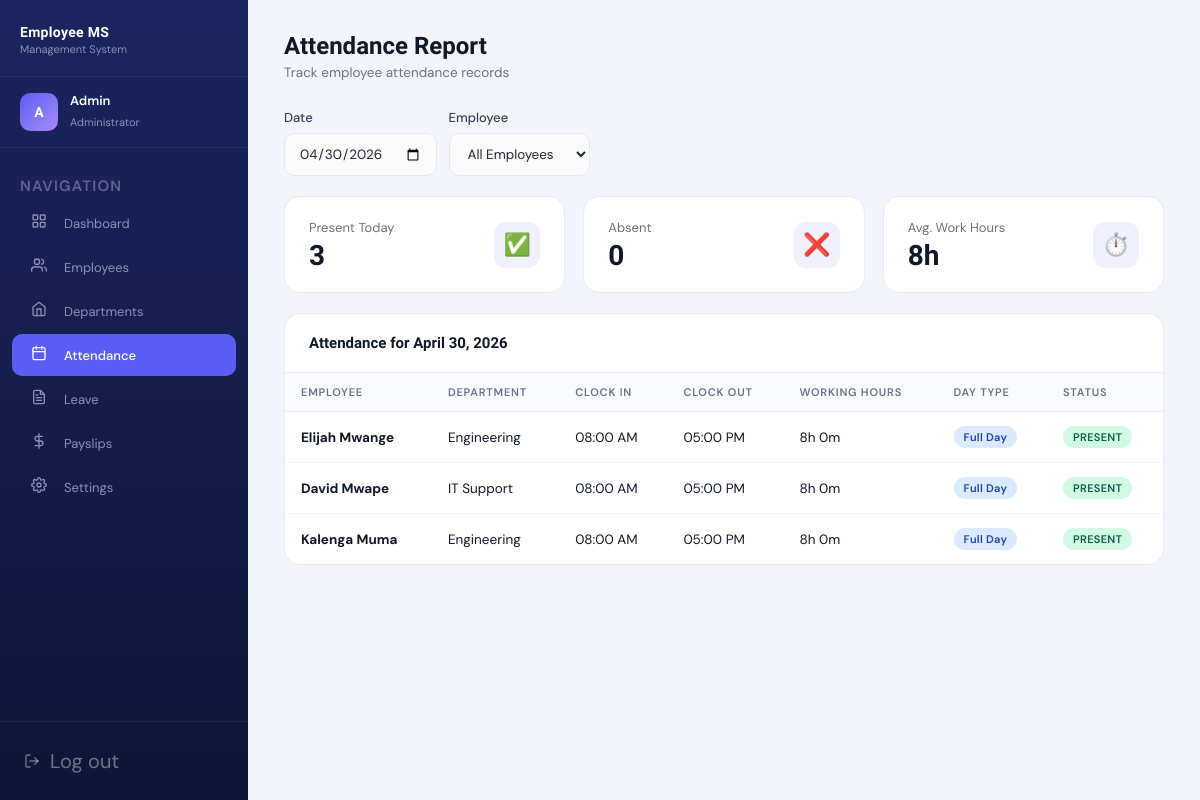
Page /admin/attendance.php?date=2026-04-30 (signed in) on the committed database.
### tables this page shows
CREATE TABLE IF NOT EXISTS attendance (
    attendance_id  INT           PRIMARY KEY AUTO_INCREMENT,
    employee_id    INT           NOT NULL,
    date           DATE          NOT NULL,
    clock_in_time  TIME          NULL,
    clock_out_time TIME          NULL,
    total_hours    DECIMAL(4,2)  DEFAULT 0.00,
    daily_pay      DECIMAL(10,2) DEFAULT 0.00,
    UNIQUE KEY uq_attendance (employee_id, date),
    FOREIGN KEY (employee_id) REFERENCES employees(employee_id) ON DELETE CASCADE
);

CREATE TABLE IF NOT EXISTS employees (
    employee_id          INT            PRIMARY KEY AUTO_INCREMENT,
    user_id              INT            UNIQUE NOT NULL,
    full_name            VARCHAR(100)   NOT NULL,
    department_id        INT            NOT NULL,
    position             VARCHAR(100)   NOT NULL,
    basic_salary         DECIMAL(10,2)  NOT NULL,
    joining_date         DATE           NOT NULL,
    annual_leave_balance DECIMAL(5,1)   DEFAULT 12.0,
    bio                  TEXT           NULL,
    is_active            TINYINT(1)     DEFAULT 1,
    FOREIGN KEY (user_id)        REFERENCES users(user_id)             ON DELETE CASCADE,
    FOREIGN KEY (department_id)  REFERENCES departments(department_id)
);

CREATE TABLE IF NOT EXISTS departments (
    department_id   INT          PRIMARY KEY AUTO_INCREMENT,
    department_name VARCHAR(100) UNIQUE NOT NULL
);

### database/config.php (called while the page is built, shortened)
<?php
function sanitize($conn, $data) {
    return $conn->real_escape_string(trim(strip_tags($data)));
}
?>

### admin/attendance.php (the view, shortened to what this page needs)
<?php
require_once '../database/config.php';
$date_filter = sanitize($conn, $_GET['date'] ?? date('Y-m-d'));
$sql = "SELECT a.*, e.full_name, d.department_name
        FROM attendance a
        JOIN employees e ON a.employee_id = e.employee_id
        JOIN departments d ON e.department_id = d.department_id
        WHERE a.date = '$date_filter'";
$sql .= " ORDER BY a.clock_in_time";
$records = $conn->query($sql)->fetch_all(MYSQLI_ASSOC);
$present = count($records);
$total_emp = $conn->query("SELECT COUNT(*) as c FROM employees WHERE is_active=1")->fetch_assoc()['c'];
$avg_hours = $present > 0 ? round(array_sum(array_column($records, 'total_hours')) / $present, 1) : 0;
?>
<!DOCTYPE html>
<html lang="en">
<head>
    <link rel="stylesheet" href="../assets/css/dashboard.css">
</head>
<body>
<div class="app-layout">
    <?php include 'sidebar.php'; ?>
    <div class="main-content">
        <div class="page-header">
            <h1>Attendance Report</h1>
            <p>Track employee attendance records</p>
        </div>
        <div class="page-body">
            <div style="display:flex;gap:12px;align-items:flex-end;margin-bottom:20px;flex-wrap:wrap;">
                <div class="form-group" style="margin:0;">
                    <label>Date</label>
                    <input type="date" id="dateFilter" class="form-control" value="<?= $date_filter ?>" onchange="applyFilter()">
                </div>
                <div class="form-group" style="margin:0;">
                    <label>Employee</label>
                    <select id="empFilter" class="form-control" onchange="applyFilter()">
                        <option value="0">All Employees</option>
                    </select>
                </div>
            </div>
            <div class="stats-grid" style="margin-bottom:20px;">
                <div class="stat-card">
                    <div class="stat-info"><div class="stat-label">Present Today</div><div class="stat-value"><?= $present ?></div></div>
                    <div class="stat-icon">✅</div>
                </div>
                <div class="stat-card">
                    <div class="stat-info"><div class="stat-label">Absent</div><div class="stat-value"><?= $total_emp - $present ?></div></div>
                    <div class="stat-icon">❌</div>
                </div>
                <div class="stat-card">
                    <div class="stat-info"><div class="stat-label">Avg. Work Hours</div><div class="stat-value"><?= $avg_hours ?>h</div></div>
                    <div class="stat-icon">⏱️</div>
                </div>
            </div>
            <div class="card">
                <div class="card-header">
                    <h3>Attendance for <?= date('F j, Y', strtotime($date_filter)) ?></h3>
                </div>
                <table>
                    <thead>
                        <tr>
                            <th>Employee</th>
                            <th>Department</th>
                            <th>Clock In</th>
                            <th>Clock Out</th>
                            <th>Working Hours</th>
                            <th>Day Type</th>
                            <th>Status</th>
                        </tr>
                    </thead>
                    <tbody>
                    <?php if (empty($records)): ?>
                        <tr><td colspan="7"><div class="empty-state"><div class="empty-icon">📭</div><p>No attendance records for this date.</p></div></td></tr>
                    <?php else: foreach ($records as $r):
                        $hours = $r['total_hours'];
                        $day_type = $hours >= 7 ? 'Full Day' : ($hours >= 4 ? 'Half Day' : 'Short');
                    ?>
                        <tr>
                            <td><strong><?= htmlspecialchars($r['full_name']) ?></strong></td>
                            <td><?= htmlspecialchars($r['department_name']) ?></td>
                            <td><?= $r['clock_in_time'] ? date('h:i A', strtotime($r['clock_in_time'])) : '—' ?></td>
                            <td><?= $r['clock_out_time'] ? date('h:i A', strtotime($r['clock_out_time'])) : '—' ?></td>
                            <td><?= $r['clock_in_time'] ? floor($hours).'h '.round(($hours-floor($hours))*60).'m' : '—' ?></td>
                            <td><span class="badge badge-info"><?= $day_type ?></span></td>
                            <td><span class="badge badge-success">PRESENT</span></td>
                        </tr>
                    <?php endforeach; endif; ?>
                    </tbody>
                </table>
            </div>
        </div>
    </div>
</div>
</body>
</html>

### assets/css/dashboard.css (style rules this page uses)
*, *::before, *::after { box-sizing: border-box; margin: 0; padding: 0; }
:root { --navy: #0f1535; --navy-mid: #1a2560; --accent: #5b5ef4; --accent-light: #7b7ef7; --sidebar-width: 248px; --text-white: #ffffff; --text-muted: #8892b8; --body-bg: #f4f5fb; --card-bg: #ffffff; --border: #e8eaf6; --success: #10b981; --warning: #f59e0b; --danger: #ef4444; --info: #3b82f6; --text-dark: #111827; --text-gray: #6b7280; }
html, body { height: 100%; font-family: 'DM Sans', sans-serif; background: var(--body-bg); color: var(--text-dark); }
.app-layout { display: flex; height: 100vh; overflow: hidden; }
.main-content { margin-left: var(--sidebar-width); flex: 1; overflow-y: auto; height: 100vh; }
.page-header { padding: 32px 36px 0; }
.page-header h1 { font-family: 'Sora', sans-serif; font-size: 24px; font-weight: 700; color: var(--text-dark); margin-bottom: 4px; }
.page-header p { font-size: 13.5px; color: var(--text-gray); margin-bottom: 28px; }
.page-body { padding: 0 36px 36px; }
.stats-grid { display: grid; grid-template-columns: repeat(auto-fit, minmax(200px, 1fr)); gap: 18px; margin-bottom: 28px; }
.stat-card { background: var(--card-bg); border: 1px solid var(--border); border-radius: 16px; padding: 22px 24px; display: flex; align-items: center; justify-content: space-between; transition: box-shadow 0.2s; }
.stat-info .stat-label { font-size: 13px; color: var(--text-gray); margin-bottom: 6px; }
.stat-info .stat-value { font-family: 'Sora', sans-serif; font-size: 28px; font-weight: 700; color: var(--text-dark); line-height: 1; }
.stat-icon { width: 46px; height: 46px; border-radius: 12px; display: flex; align-items: center; justify-content: center; font-size: 22px; background: #f0f0ff; }
.card { background: var(--card-bg); border: 1px solid var(--border); border-radius: 16px; overflow: hidden; margin-bottom: 20px; }
.card-header { padding: 20px 24px; border-bottom: 1px solid var(--border); display: flex; align-items: center; justify-content: space-between; }
.card-header h3 { font-family: 'Sora', sans-serif; font-size: 15px; font-weight: 600; color: var(--text-dark); }
table { width: 100%; border-collapse: collapse; }
thead th { text-align: left; font-size: 11px; font-weight: 600; color: var(--text-gray); text-transform: uppercase; letter-spacing: 0.8px; padding: 12px 16px; border-bottom: 1px solid var(--border); background: #fafbff; }
tbody td { padding: 14px 16px; font-size: 13.5px; color: var(--text-dark); border-bottom: 1px solid #f3f4f6; }
tbody tr:last-child td { border-bottom: none; }
.badge { display: inline-flex; align-items: center; padding: 4px 10px; border-radius: 20px; font-size: 11px; font-weight: 600; letter-spacing: 0.3px; }
.badge-success { background: #d1fae5; color: #065f46; }
.badge-info { background: #dbeafe; color: #1e40af; }
.form-group { margin-bottom: 18px; }
.form-group label { display: block; font-size: 13px; font-weight: 500; color: #374151; margin-bottom: 7px; }
.form-control { width: 100%; padding: 11px 14px; border: 1.5px solid #e5e7eb; border-radius: 10px; font-size: 13.5px; font-family: 'DM Sans', sans-serif; color: #1f2937; background: #fafafa; outline: none; transition: border-color 0.2s, box-shadow 0.2s; }
select.form-control { cursor: pointer; }

### rows in the picture
attendance: employee.full_name "Elijah Mwange", departments.department_name "Engineering", clock_in_time "08:00 AM", clock_out_time "05:00 PM", total_hours "8", ($hours-floor($hours))*60 "0", total_hours "Full Day"
attendance: employee.full_name "David Mwape", departments.department_name "IT Support", clock_in_time "08:00 AM", clock_out_time "05:00 PM", total_hours "8", ($hours-floor($hours))*60 "0", total_hours "Full Day"
attendance: employee.full_name "Kalenga Muma", departments.department_name "Engineering", clock_in_time "08:00 AM", clock_out_time "05:00 PM", total_hours "8", ($hours-floor($hours))*60 "0", total_hours "Full Day"

### other values in the picture
$initials "A"
$name "Admin"
$present "3"
$total_emp - $present "0"
$avg_hours "8"
date('F j, Y', strtotime($date_filter)) "April 30, 2026"
